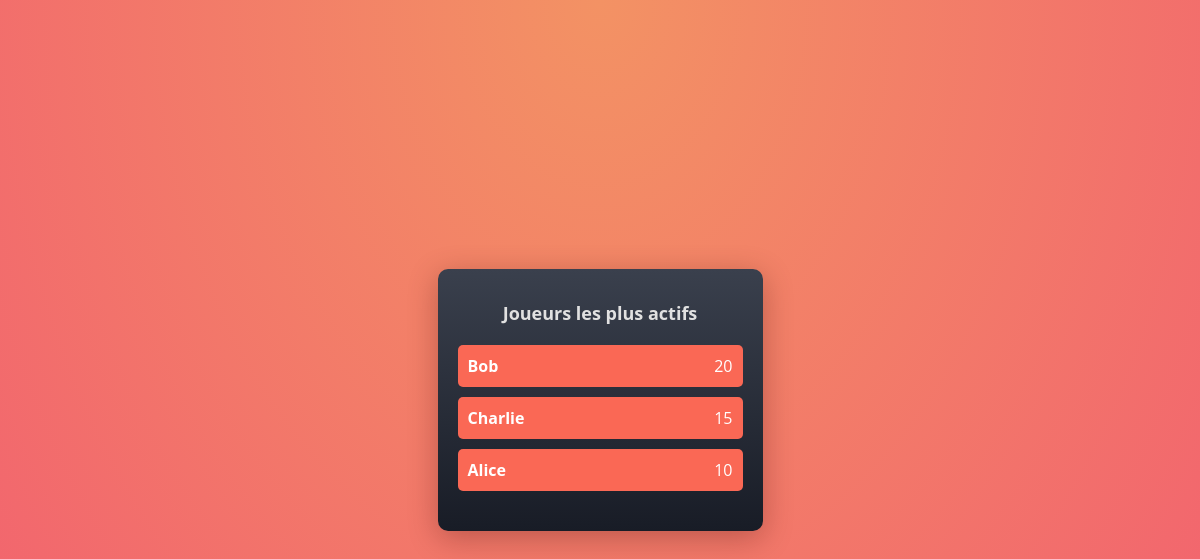
Page /leaderboard (signed in) on the earlier database version.
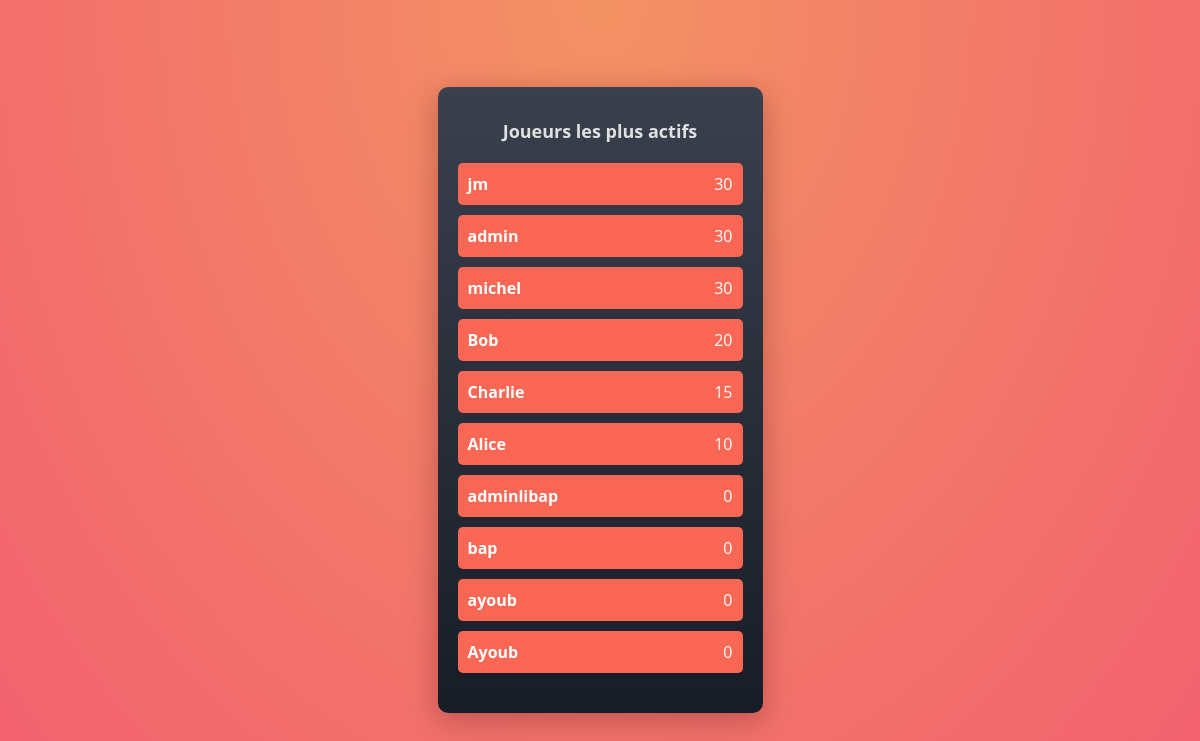
Same page on the later database version.
### tables this page shows
CREATE TABLE users (
            id INTEGER PRIMARY KEY AUTOINCREMENT,
            pseudo TEXT NOT NULL,
            password TEXT NOT NULL,
            best_score INTEGER DEFAULT 0
        );

### app.py (the view)
@app.route('/leaderboard')
def leaderboard():
    if is_user_logged_in() != True:
        print('------------------------------')
        print('No one is logged in, redirecting to the login page')
        print('------------------------------')
        return render_template('landing.html')
    db = sqlite3.connect('quiz_app.db')
    cursor = db.cursor()
    cursor.execute('SELECT pseudo, best_score FROM users ORDER BY best_score DESC LIMIT 20')
    leaderboard_data = cursor.fetchall()
    db.close()
    return render_template('leaderboard.html', leaderboard=leaderboard_data)

### app.py (called while the page is built)
def is_user_logged_in():
    if 'user_id' in session:
        return True

### templates/leaderboard.html (shortened to what this page needs)
<!DOCTYPE html>
<html lang="fr">
<head>
</head>
<!DOCTYPE html>
<html lang="en">
<head>
    <link rel="stylesheet" href="path/to/your/css">
</head>
<body>
    <div class="leaderboard">
        <h1>Joueurs les plus actifs</h1>
        <ol>
            {% for player in leaderboard %}
            <li>
                <div class="name">{{ player[0] }}</div>
                <div class="score">{{ player[1] }}</div>
            </li>
            {% endfor %}
        </ol>
    </div>
</body>
</html>

### templates/leaderboard.html (style rules this page uses)
body { min-height: 100vh; margin: 0; background: radial-gradient(ellipse at top, #f39264, #f2606f); color: #fff; font-family: 'Open Sans', sans-serif; display: flex; align-items: center; justify-content: center; }
.leaderboard { width: 285px; background: linear-gradient(#3a404d, #181c26); border-radius: 10px; box-shadow: 0 7px 30px rgba(62, 9, 11, .3); padding: 20px; }
.leaderboard h1 { font-size: 18px; color: #e1e1e1; text-align: center; }
.leaderboard ol { list-style: none; padding: 0; margin: 20px 0; }
.leaderboard li { display: flex; justify-content: space-between; margin-bottom: 10px; padding: 10px; background: #fa6855; border-radius: 5px; }
.leaderboard li .name { font-weight: bold; }
.leaderboard li .score { font-weight: light; }

Differences in the rows shown:
added users: pseudo "jm", best_score "30"
added users: pseudo "admin", best_score "30"
added users: pseudo "michel", best_score "30"
added users: pseudo "adminlibap", best_score "0"
added users: pseudo "bap", best_score "0"
added users: pseudo "ayoub", best_score "0"
added users: pseudo "Ayoub", best_score "0"
